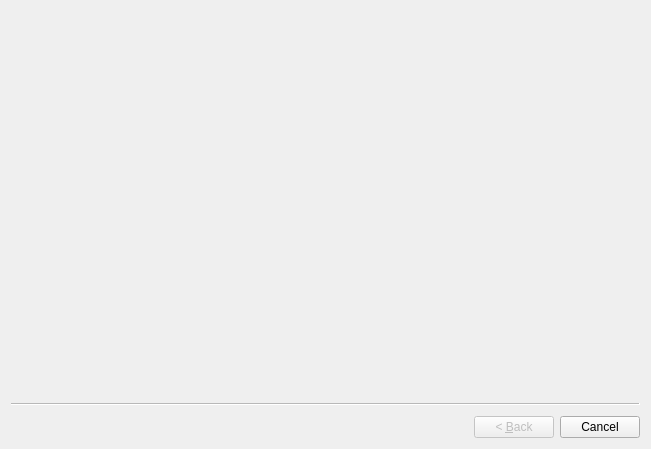
<?xml version="1.0" encoding="UTF-8"?>
<ui version="4.0">
 <class>QtConfigWizard</class>
 <widget class="QWizard" name="QtConfigWizard">
  <property name="geometry">
   <rect>
    <x>0</x>
    <y>0</y>
    <width>651</width>
    <height>449</height>
   </rect>
  </property>
  <property name="windowTitle">
   <string>ConfiQt</string>
  </property>
 </widget>
 <resources/>
 <connections/>
</ui>
